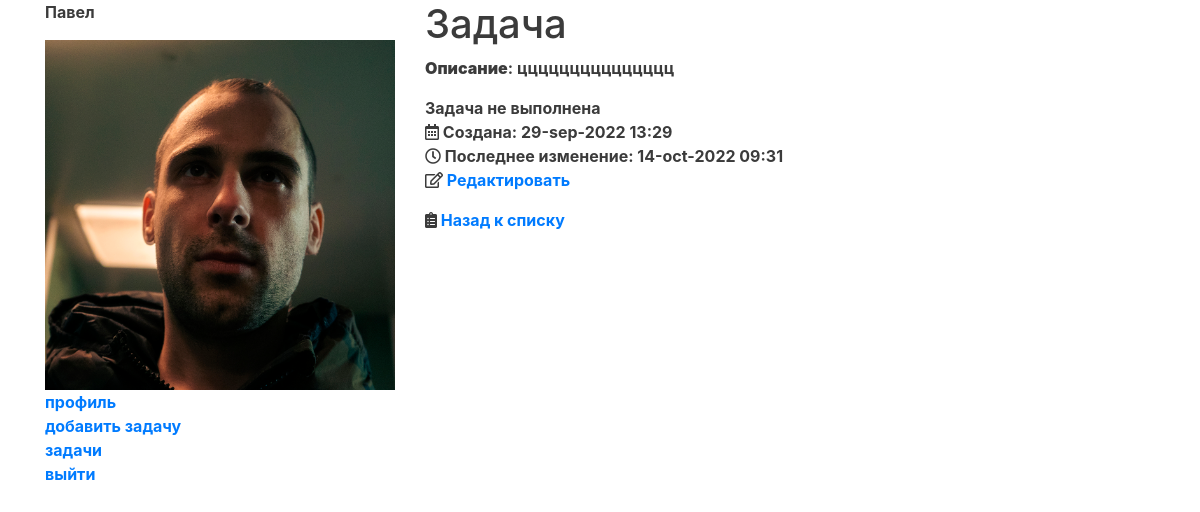
Page /tasks/details/5012 (signed in) on the committed database.
### accounts/models.py (models this page shows, shortened)
class Profile(models.Model):
    user = models.OneToOneField(User,on_delete=models.CASCADE)
    birthdate = models.DateField(blank=True,null=True)
    avatar = models.ImageField(upload_to="user_avatars/%Y/%m/%d",blank=True)

### tasks/models.py (models this page shows, shortened)
class TodoItem(models.Model):
	PRIORITY_HIGH = 1
	PRIORITY_MEDIUM = 2
	PRIORITY_LOW = 3
	PRIORITY_CHOICES = [
 		(PRIORITY_HIGH, "Высокий приоритет"),
 		(PRIORITY_MEDIUM, "Средний приоритет"),
 		(PRIORITY_LOW, "Низкий приоритет"),
		]
	description = models.CharField(max_length=64)
	is_completed = models.BooleanField("Выполнено", default=False)
	created = models.DateTimeField(auto_now_add=True)
	updated = models.DateTimeField(auto_now=True)
	owner = models.ForeignKey(
		User,
		on_delete=models.CASCADE,
		related_name="tasks")
	priority = models.IntegerField("Приоритет",
		choices=PRIORITY_CHOICES,
		default=PRIORITY_MEDIUM)
	tags = TaggableManager()
	def __str__(self):
		return self.description.lower()
	class Meta:
		ordering = ('-created',)

### tasks/views.py (the view)
# urls.py: path("details/<int:pk>", views.TaskDetailsView.as_view(), name="details"),
class TaskDetailsView(DetailView):
	model = TodoItem
	template_name = 'tasks/details.html'

### tasks/templates/tasks/details.html (shortened to what this page needs)
{% extends "base.html" %}
{% load static %}
{% block extra_head %}
 <link rel="stylesheet"
href="https://use.fontawesome.com/releases/v5.7.0/css/all.css"
integrity="sha384-
lZN37f5QGtY3VHgisS14W3ExzMWZxybE1SJSEsQp9S+oqd12jhcu+A56Ebc1zFSJ"
crossorigin="anonymous">
{% endblock %}
{% block main_content %}
 <h1>Задача</h1>
 <p><b>Описание</b>: {{ object }}</p>
 <ul>
 <li>
{{ object.is_completed|yesno:"Задача выполнена,Задача не выполнена" }}
 </li>
 <li><i class="far fa-calendar-alt"></i>&nbsp;Создана: {{object.created|date:"d-b-Y H:i"}}</li>
 <li><i class="far fa-clock"></i>&nbsp;Последнее изменение: {{object.updated|date:"d-b-Y H:i"}}</li>
 <li><i class="far fa-edit"></i>&nbsp;<a href="{% url "tasks:edit" pk=object.pk %}">Редактировать</a></li>
 </ul>
 <i class="fas fa-clipboard-list"></i>&nbsp;<a href="{% url "tasks:list" %}">Назад к списку</a>
{% endblock %}

### templates/base.html (shortened to what this page needs)
{% load static %}
<html>
 <head>
   <link rel="stylesheet"
   href="https://stackpath.bootstrapcdn.com/bootstrap/4.2.1/css/bootstrap.min.css"
   integrity="sha384-
   GJzZqFGwb1QTTN6wy59ffF1BuGJpLSa9DkKMp0DgiMDm4iYMj70gZWKYbI706tWS"
>
 <link rel="stylesheet" href="{% static 'css/styles.css' %}">
 <link rel="stylesheet"
href="https://maxcdn.bootstrapcdn.com/bootstrap/4.0.0/css/bootstrap.min.css"
integrity="sha384-
Gn5384xqQ1aoWXA+058RXPxPg6fy4IWvTNh0E263XmFcJlSAwiGgFAW/dAiS6JXm"
crossorigin="anonymous">
 {% block extra_head %}{% endblock %}
 </head>
 <body>
 <div class="container">
 <div class="row">
 <div class="side_bar col">
 {% block side_bar %}
 {% if user.is_authenticated %}
 <p>{{ user.first_name }}</p>
 <img src="{{ user.profile.avatar.url }}" class="img-fluid">
 <ul>
 <li><a href="{% url "edit" %}">профиль</a></li>
 <li><a href="{% url "tasks:create" %}">добавить задачу</a></li>
 <li><a href="{% url "tasks:list" %}">задачи</a></li>
 <li><a href="{% url "logout" %}">выйти</a></li>
 </ul>
 {% endif %}
 {% endblock %}
 </div>
 <div class="main_content col-8">
 {% block main_content %}
 {% endblock %}
 </div>
 </div>
 </div>
 </body>
</html>

### static/css/styles.css (style rules this page uses)
.container { margin: 0 auto; min-width: 500px; width: 45%; text-align: left; color: #3b3b3b; font-weight: bold; }
ul { padding: 0; text-align: left; list-style: none; }
body { background-color: rgb(224, 218, 208); font-family: system-ui, -apple-system, BlinkMacSystemFont, 'Segoe UI', Roboto, Oxygen, Ubuntu, Cantarell, 'Open Sans', 'Helvetica Neue', sans-serif; }

### rows in the picture
TodoItem: description "ццццццццццццццц", is_completed "Задача не выполнена", created "29-sep-2022 13:29", updated "14-oct-2022 09:31"

### other values in the picture
{{ user.first_name }} "Павел"
